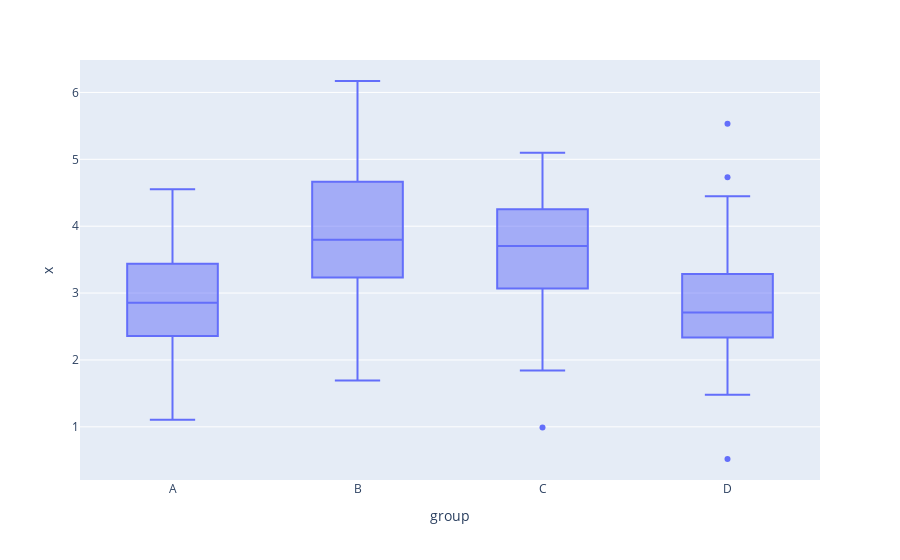

Notebook code for this chart:
### Code cell
# boxplots of x by group
plotly.express.box(data1, x = "group", y = "x")

### Figure 1 — Plotly figure (JSON) as saved in the notebook; plotly's stock layout.template omitted (floating-point values rounded to 4 significant figures)
{"data": [{"alignmentgroup": "True", "hoverlabel": {"namelength": 0}, "hovertemplate": "group=%{x}<br>x=%{y}", "legendgroup": "", "marker": {"color": "#636efa"}, "name": "", "notched": false, "offsetgroup": "", "orientation": "v", "showlegend": false, "type": "box", "x": ["A", "A", "A", "A", "A", "A", "A", "A", "A", "A", "A", "A", "A", "A", "A", "A", "A", "A", "A", "A", "A", "A", "A", "A", "A", "B", "B", "B", "B", "B", "B", "B", "B", "B", "B", "B", "B", "B", "B", "B", "B", "B", "B", "B", "B", "B", "B", "B", "B", "B", "C", "C", "C", "C", "C", "C", "C", "C", "C", "C", "C", "C", "C", "C", "C", "C", "C", "C", "C", "C", "C", "C", "C", "C", "C", "D", "D", "D", "D", "D", "D", "D", "D", "D", "D", "D", "D", "D", "D", "D", "D", "D", "D", "D", "D", "D", "D", "D", "D", "D"], "x0": " ", "xaxis": "x", "y": [2.234, 3.234, 2.152, 3.857, 3.58, 2.459, 3.426, 3.81, 2.395, 1.524, 2.652, 4.552, 2.687, 3.232, 4.171, 1.672, 2.697, 3.345, 3.473, 2.395, 2.997, 1.106, 2.854, 2.886, 2.252, 3.766, 3.636, 4.425, 4.64, 3.368, 3.923, 3.034, 4.73, 5.738, 3.13, 5.938, 3.432, 2.642, 3.799, 4.195, 4.627, 1.693, 3.16, 4.747, 3.732, 5.61, 3.256, 4.266, 2.981, 6.171, 2.979, 3.704, 3.312, 4.938, 3.093, 0.991, 3.534, 2.511, 3.156, 4.032, 2.784, 4.53, 3.803, 4.32, 4.229, 3.258, 4.232, 4.379, 3.76, 2.994, 1.842, 3.137, 5.099, 4.327, 4.18, 2.45, 2.573, 3.227, 3.093, 4.449, 1.48, 3.886, 3.222, 2.781, 5.532, 2.031, 3.454, 2.81, 2.38, 1.704, 2.71, 2.373, 3.177, 2.652, 4.733, 3.487, 2.688, 2.043, 2.222, 0.519], "y0": " ", "yaxis": "y"}], "layout": {"boxmode": "group", "legend": {"tracegroupgap": 0}, "margin": {"t": 60}, "xaxis": {"anchor": "y", "domain": [0, 1], "title": {"text": "group"}}, "yaxis": {"anchor": "x", "domain": [0, 1], "title": {"text": "x"}}}}
